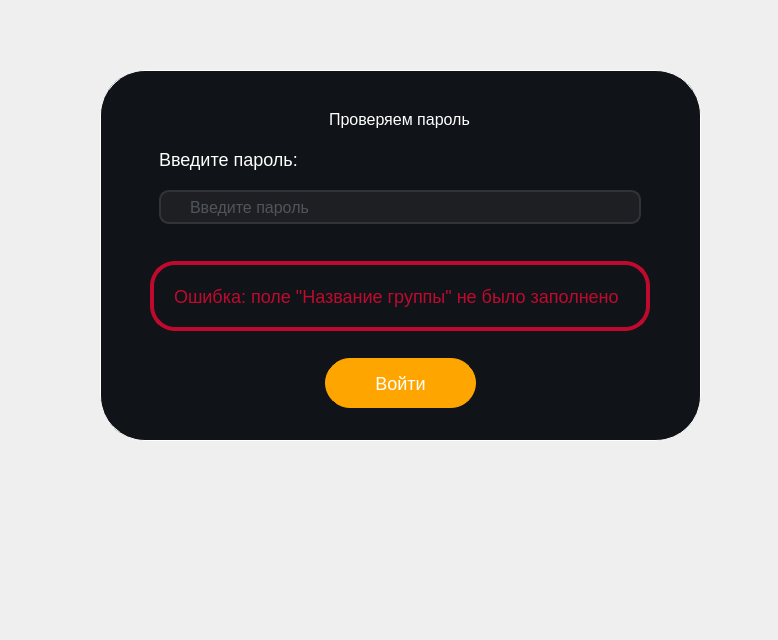
<?xml version="1.0" encoding="UTF-8"?>
<ui version="4.0">
 <class>GroupPassword</class>
 <widget class="QWidget" name="GroupPassword">
  <property name="geometry">
   <rect>
    <x>0</x>
    <y>0</y>
    <width>778</width>
    <height>640</height>
   </rect>
  </property>
  <property name="windowTitle">
   <string>Form</string>
  </property>
  <widget class="QFrame" name="GP_Wrapper">
   <property name="geometry">
    <rect>
     <x>100</x>
     <y>70</y>
     <width>601</width>
     <height>371</height>
    </rect>
   </property>
   <property name="styleSheet">
    <string notr="true">#GP_Wrapper {
background-color:rgba(16,19,23,255);
border:1px solid white;
border-radius:45px;
}</string>
   </property>
   <layout class="QVBoxLayout" name="verticalLayout">
    <item alignment="Qt::AlignHCenter">
     <widget class="QFrame" name="Wrapper">
      <property name="sizePolicy">
       <sizepolicy hsizetype="Fixed" vsizetype="Fixed">
        <horstretch>0</horstretch>
        <verstretch>0</verstretch>
       </sizepolicy>
      </property>
      <property name="minimumSize">
       <size>
        <width>500</width>
        <height>0</height>
       </size>
      </property>
      <layout class="QVBoxLayout" name="verticalLayout_2">
       <property name="spacing">
        <number>20</number>
       </property>
       <property name="bottomMargin">
        <number>10</number>
       </property>
       <item alignment="Qt::AlignHCenter">
        <widget class="QFrame" name="spinner_frame">
         <property name="sizePolicy">
          <sizepolicy hsizetype="Fixed" vsizetype="Fixed">
           <horstretch>0</horstretch>
           <verstretch>0</verstretch>
          </sizepolicy>
         </property>
         <property name="minimumSize">
          <size>
           <width>200</width>
           <height>0</height>
          </size>
         </property>
         <layout class="QVBoxLayout" name="verticalLayout_4">
          <property name="leftMargin">
           <number>0</number>
          </property>
          <property name="topMargin">
           <number>0</number>
          </property>
          <property name="rightMargin">
           <number>0</number>
          </property>
          <property name="bottomMargin">
           <number>0</number>
          </property>
          <item>
           <layout class="QHBoxLayout" name="spinner_layout">
            <item alignment="Qt::AlignHCenter">
             <widget class="QLabel" name="label_4">
              <property name="sizePolicy">
               <sizepolicy hsizetype="Fixed" vsizetype="Preferred">
                <horstretch>0</horstretch>
                <verstretch>0</verstretch>
               </sizepolicy>
              </property>
              <property name="styleSheet">
               <string notr="true">color:white;
font-size:16px;</string>
              </property>
              <property name="text">
               <string>Проверяем пароль</string>
              </property>
             </widget>
            </item>
           </layout>
          </item>
         </layout>
        </widget>
       </item>
       <item alignment="Qt::AlignTop">
        <widget class="QLabel" name="label">
         <property name="sizePolicy">
          <sizepolicy hsizetype="Preferred" vsizetype="Fixed">
           <horstretch>0</horstretch>
           <verstretch>0</verstretch>
          </sizepolicy>
         </property>
         <property name="styleSheet">
          <string notr="true">color:white;
font-size:18px;</string>
         </property>
         <property name="text">
          <string>Введите пароль:</string>
         </property>
        </widget>
       </item>
       <item>
        <widget class="QLineEdit" name="GroupPassword_input">
         <property name="minimumSize">
          <size>
           <width>250</width>
           <height>0</height>
          </size>
         </property>
         <property name="styleSheet">
          <string notr="true">QLineEdit{ 
width:250px;
height:30px;
border: 2px solid #323338;
border-radius: 10px;
background-color:#1e1f22;
font-size:16px;
color:#808994;
text-align:left;
padding-left:27px;
}

</string>
         </property>
         <property name="inputMask">
          <string/>
         </property>
         <property name="text">
          <string/>
         </property>
         <property name="maxLength">
          <number>50</number>
         </property>
         <property name="echoMode">
          <enum>QLineEdit::Password</enum>
         </property>
         <property name="placeholderText">
          <string>Введите пароль</string>
         </property>
        </widget>
       </item>
      </layout>
     </widget>
    </item>
    <item alignment="Qt::AlignHCenter">
     <widget class="QFrame" name="Errors">
      <property name="sizePolicy">
       <sizepolicy hsizetype="Fixed" vsizetype="Fixed">
        <horstretch>0</horstretch>
        <verstretch>0</verstretch>
       </sizepolicy>
      </property>
      <property name="minimumSize">
       <size>
        <width>500</width>
        <height>70</height>
       </size>
      </property>
      <property name="styleSheet">
       <string notr="true">
border:4px solid #BF092F;
border-radius:25%;</string>
      </property>
      <layout class="QVBoxLayout">
       <property name="leftMargin">
        <number>20</number>
       </property>
       <property name="topMargin">
        <number>10</number>
       </property>
       <property name="bottomMargin">
        <number>10</number>
       </property>
       <item>
        <widget class="QLabel" name="ErrorText">
         <property name="styleSheet">
          <string notr="true">border:none;
font-size:18px;
color:#BF092F;</string>
         </property>
         <property name="text">
          <string>Ошибка: поле &quot;Название группы&quot; не было заполнено</string>
         </property>
        </widget>
       </item>
      </layout>
     </widget>
    </item>
    <item alignment="Qt::AlignHCenter">
     <widget class="QPushButton" name="join_group">
      <property name="sizePolicy">
       <sizepolicy hsizetype="Fixed" vsizetype="Fixed">
        <horstretch>0</horstretch>
        <verstretch>0</verstretch>
       </sizepolicy>
      </property>
      <property name="minimumSize">
       <size>
        <width>151</width>
        <height>50</height>
       </size>
      </property>
      <property name="cursor">
       <cursorShape>PointingHandCursor</cursorShape>
      </property>
      <property name="styleSheet">
       <string notr="true"> QPushButton {
border:1px solid orange;
border-radius:25%;
background-color:orange;
color:white;
font-size:18px;
}

QPushButton:hover {
	background-color: rgba(255, 211, 121, 200);
	border:1px solid rgba(255, 211, 121, 200);
}</string>
      </property>
      <property name="text">
       <string>Войти</string>
      </property>
     </widget>
    </item>
   </layout>
  </widget>
 </widget>
 <resources/>
 <connections/>
</ui>
